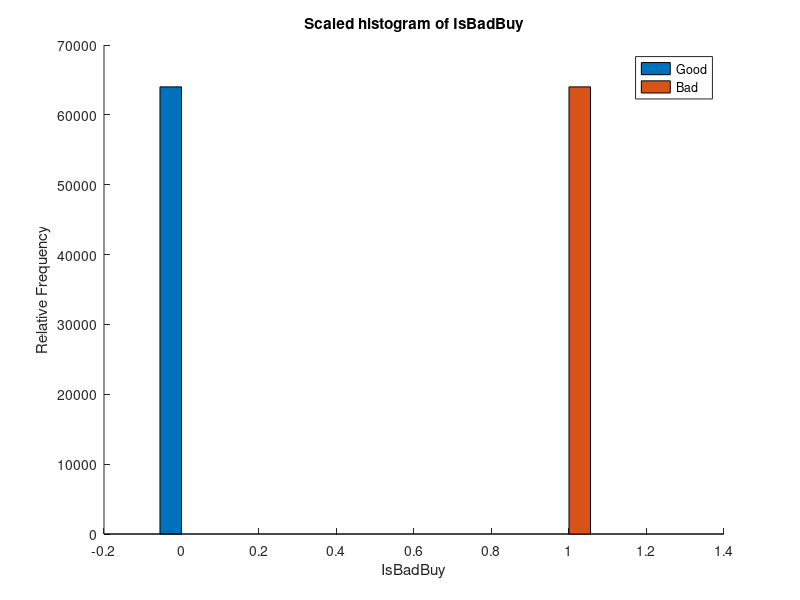
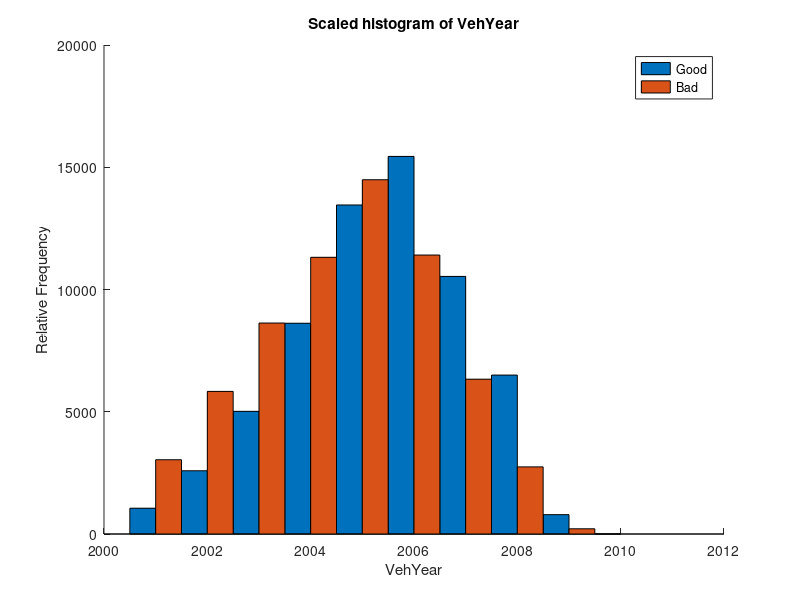
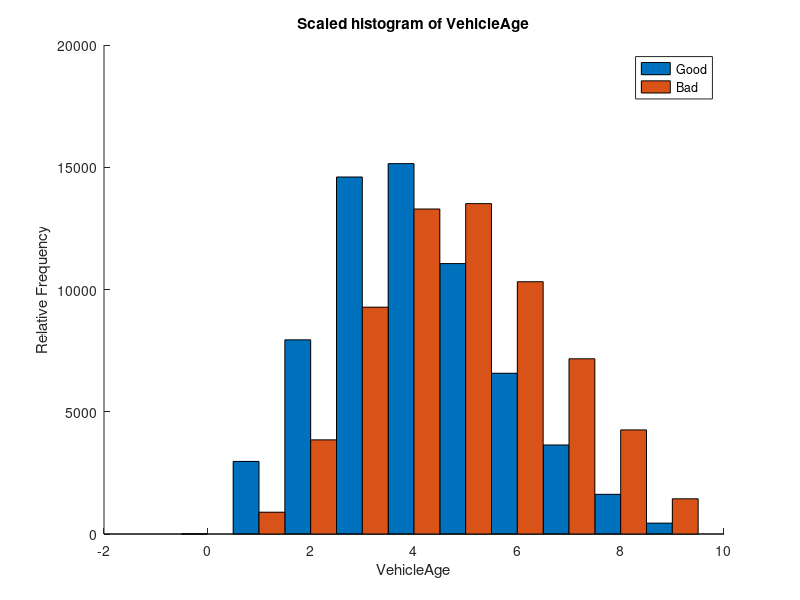
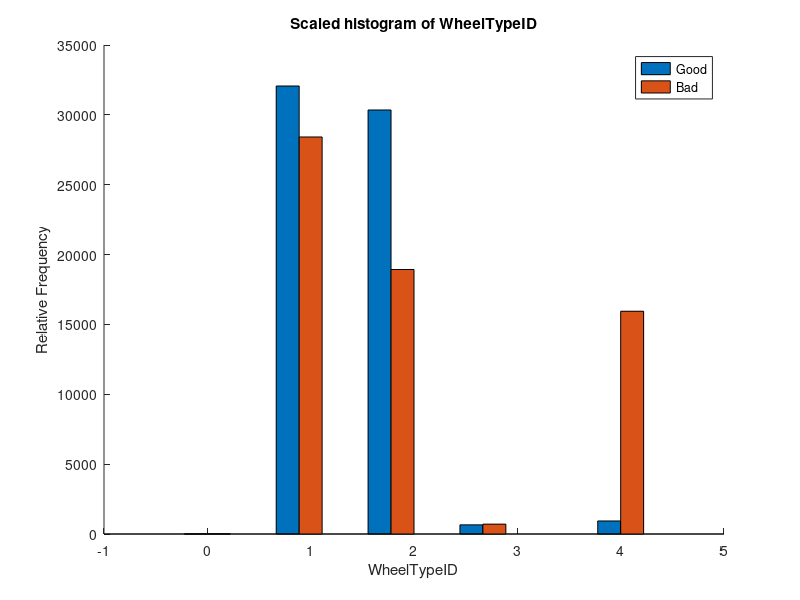

Source code (MATLAB) for these figures, in order:
% Data Visualization
clear all;
close all;

load CarAuction_Parsed_Train.mat;

%% Separate Data into Good and Bad
[m,n] = size(Features_Train);
TrainSorted = sortrows(Features_Train,1);

for i = 1:m
    if (TrainSorted(i,1) == 1)
        break;
    end
end

Good = TrainSorted(1:i-1,:);
Bad = TrainSorted(i:end,:);

%% Histograms
factor = length(Good)/length(Bad);

for i = 1:n
    edges = linspace(min(Features_Train(:,i)),max(Features_Train(:,i)),10);
    G = histc(Good(:,i),edges);
    B = histc(Bad(:,i),edges);
    figure;
    hold on;
    bar(edges,[G,B*factor],1);
    title(strcat({'Scaled histogram of '},Labels_Train{i}));
    xlabel(Labels_Train{i});
    ylabel('Relative Frequency');
    legend('Good','Bad');
    saveas(gcf, strcat('..\Plots\HistogramScaled\HistogramScaled_',Labels_Train{i}), 'png')
    close;
end

%% Ratio Histograms
for i = 1:n
    edges = linspace(min(Features_Train(:,i)),max(Features_Train(:,i)),10);
    G = histc(Good(:,i),edges);
    B = histc(Bad(:,i),edges);
    figure;
    hold on;
    bar(edges,(B*factor)./G,1);
    plot(linspace(min(Features_Train(:,i)),max(Features_Train(:,i))),1,'r');
    title(strcat({'Histogram Ratio (Bad/Good) of '},Labels_Train{i}));
    xlabel(Labels_Train{i});
    ylabel('Bad/Good');
    saveas(gcf, strcat('..\Plots\HistogramRatio\HistogramRatio_',Labels_Train{i}), 'png')
    close;
end